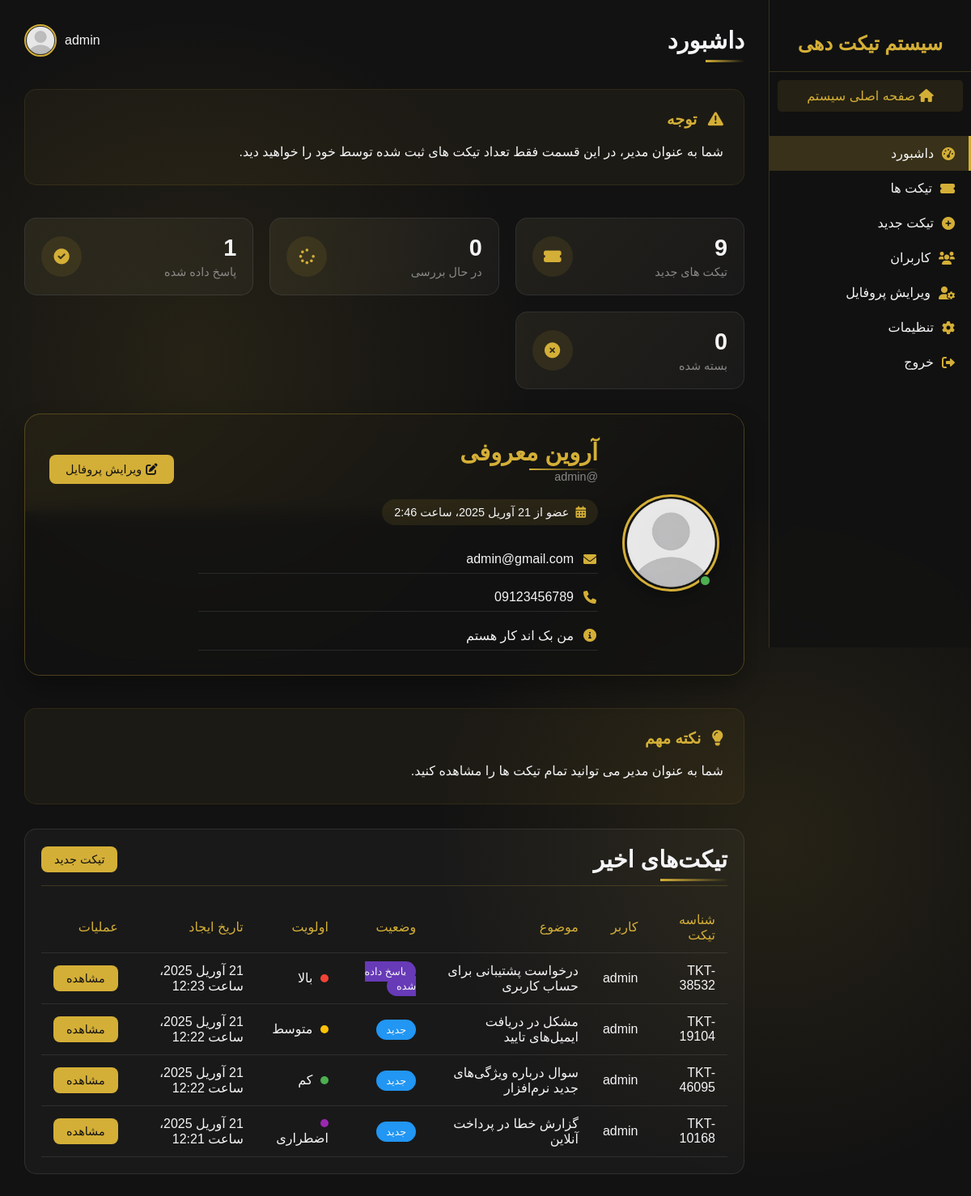
The page /dashboard/ (signed in) on the database its author committed.
### accounts/models.py (models this page shows, shortened)
class Profile(models.Model):
    user = models.OneToOneField(User, on_delete=models.CASCADE, related_name='profile', verbose_name="کاربر")
    first_name = models.CharField(max_length=100, null=True, blank=True, verbose_name='نام')
    last_name = models.CharField(max_length=100, null=True, blank=True, verbose_name='نام خانوادگی')
    email = models.EmailField(max_length=100, null=True, blank=True, verbose_name='ایمیل')
    about_me = models.CharField(max_length=250, null=True, blank=True, verbose_name='درباره من')
    phone = models.CharField(max_length=14, null=True, blank=True, verbose_name='شماره تلفن')
    image = models.ImageField(upload_to='accounts/profile', null=True, blank=True, verbose_name='تصویر پروفایل')
    created_at = models.DateTimeField(auto_now_add=True, verbose_name='تاریخ ایجاد')
    class Meta:
        verbose_name = 'پروفایل'
        verbose_name_plural = 'پروفایل ها'

### tickets/models.py (models this page shows, shortened)
class Ticket(models.Model):
    tid = ShortUUIDField(unique=True, length=5, max_length=20, prefix="TKT-", alphabet="0123456789", verbose_name="شناسه تیکت")
    subject = models.CharField(max_length=200, verbose_name="موضوع")
    user = models.ForeignKey(User, on_delete=models.CASCADE, related_name='tickets', verbose_name="کاربر")
    department = models.ForeignKey(Department, on_delete=models.SET_NULL, null=True, verbose_name="دپارتمان")
    priority = models.ForeignKey(TicketPriority, on_delete=models.SET_NULL, null=True, verbose_name="اولویت")
    status = models.ForeignKey(TicketStatus, on_delete=models.SET_NULL, null=True, verbose_name="وضعیت")
    created_at = models.DateTimeField(auto_now_add=True, verbose_name="تاریخ ایجاد")
    updated_at = models.DateTimeField(auto_now=True, verbose_name="تاریخ بروزرسانی")
    is_closed = models.BooleanField(default=False, verbose_name="بسته شده")
    closed_at = models.DateTimeField(null=True, blank=True, verbose_name="تاریخ بسته شدن")
    class Meta:
        verbose_name = "تیکت"
        verbose_name_plural = "تیکت‌ها"
        ordering = ['-created_at']

class TicketStatus(models.Model):
    name = models.CharField(max_length=50, verbose_name="نام وضعیت")
    color = models.CharField(max_length=20, verbose_name="کد رنگ")
    is_closed = models.BooleanField(default=False, verbose_name="وضعیت بسته شده")
    class Meta:
        verbose_name = "وضعیت تیکت"
        verbose_name_plural = "وضعیت ‌های تیکت"

class TicketPriority(models.Model):
    name = models.CharField(max_length=50, verbose_name="نام اولویت")
    color = models.CharField(max_length=20, verbose_name="کد رنگ")
    order = models.IntegerField(verbose_name="ترتیب")
    class Meta:
        verbose_name = "اولویت تیکت"
        verbose_name_plural = "اولویت ‌های تیکت"

### tickets/views.py (the view)
# urls.py: path('dashboard/', include('tickets.urls')),
@login_required
def dashboard(request):
    ticket_stats = {
        'new': Ticket.objects.filter(user=request.user, status__name='جدید').count(),
        'in_progress': Ticket.objects.filter(user=request.user, status__name='در حال بررسی').count(),
        'answered': Ticket.objects.filter(user=request.user, status__name='پاسخ داده شده').count(),
        'closed': Ticket.objects.filter(user=request.user, status__name='بسته شده').count(),
    }
    profile = Profile.objects.get(user=request.user)
    last_message_subquery = TicketMessage.objects.filter(ticket=OuterRef('pk')).order_by('-created_at').values('created_at')[:1]
    if request.user.is_staff or request.user.is_superuser:
        recent_tickets = Ticket.objects.annotate(last_message_date=Subquery(last_message_subquery)).order_by('-last_message_date')[:4]
    else:
        recent_tickets = Ticket.objects.filter(user=request.user).annotate(last_message_date=Subquery(last_message_subquery)).order_by('-last_message_date')[:4]
    context = {
        'ticket_stats': ticket_stats,
        'profile': profile,
        'recent_tickets': recent_tickets,
        'is_admin': request.user.is_staff or request.user.is_superuser,
    }
    return render(request, 'tickets/home.html', context)

### tickets/templates/tickets/home.html (shortened to what this page needs)
{% extends 'dashboard.html' %}
{% load static %}
{% load jalali_tags %}
{% block content %}
    <div class="main-content">
        <div class="header">
            <h2>داشبورد</h2>
            <div class="user-info">
                <span>{{ request.user.username }}</span>
                {% if request.user.profile.image %}
                    <img src="{{ request.user.profile.image.url }}" alt="{{ request.user.username }}">
                {% else %}
                    <img src="{% static 'images/profile.png' %}" alt="{{ request.user.username }}">
                {% endif %}
            </div>
        </div>
        {% if is_admin %}
            <div id="admin-notice" style="margin-top: 40px; margin-bottom: 40px; background-color: rgba(212, 175, 55, 0.05); border-radius: 15px; padding: 25px; border: 1px solid rgba(212, 175, 55, 0.1);">
                <h3 style="color: #D4AF37; margin-bottom: 15px; font-size: 1.2rem;">
                    <i class="fas fa-warning" style="margin-left: 8px;"></i>
                    توجه
                </h3>
                <p style="color: var(--light-text); line-height: 1.8;">
                    شما به عنوان مدیر، در این قسمت فقط تعداد تیکت های ثبت شده توسط خود را خواهید دید.
                </p>
            </div>
        {% endif %}
        <div class="cards">
            <div class="card">
                <div class="card-header">
                    <div>
                        <h3>{{ ticket_stats.new }}</h3>
                        <p>تیکت ‌های جدید</p>
                    </div>
                    <div class="card-icon blue">
                        <i class="fas fa-ticket-alt"></i>
                    </div>
                </div>
            </div>
            <div class="card">
                <div class="card-header">
                    <div>
                        <h3>{{ ticket_stats.in_progress }}</h3>
                        <p>در حال بررسی</p>
                    </div>
                    <div class="card-icon orange">
                        <i class="fas fa-spinner"></i>
                    </div>
                </div>
            </div>
            <div class="card">
                <div class="card-header">
                    <div>
                        <h3>{{ ticket_stats.answered }}</h3>
                        <p>پاسخ داده شده</p>
                    </div>
                    <div class="card-icon green">
                        <i class="fas fa-check-circle"></i>
                    </div>
                </div>
            </div>
            <div class="card">
                <div class="card-header">
                    <div>
                        <h3>{{ ticket_stats.closed }}</h3>
                        <p>بسته شده</p>
                    </div>
                    <div class="card-icon red">
                        <i class="fas fa-times-circle"></i>
                    </div>
                </div>
            </div>
        </div>
        <div class="profile-card" style="margin-bottom: 30px;">
            <div class="profile-background"
                 style="background: linear-gradient(135deg, rgba(212, 175, 55, 0.3), rgba(18, 18, 18, 0.7));"></div>
            <div class="profile-content">
                <div class="profile-image-container">
                    {% if profile.image %}
                        <img src="{{ profile.image.url }}" alt="{{ profile.username }}" class="profile-image">
                    {% else %}
                        <img src="{% static 'images/profile.png' %}" alt="{{ profile.username }}" class="profile-image">
                    {% endif %}
                    <div class="profile-status"></div>
                </div>
                <div class="profile-info">
                    <h2 class="profile-name">
                        {% if profile.first_name and profile.last_name %}
                            {{ profile.first_name }} {{ profile.last_name }}
                        {% else %}
                            نام و نام خانوادگی کامل ثبت نشده
                        {% endif %}
                    </h2>
                    <p class="profile-username">@{{ profile.user.username }}</p>
                    <div class="profile-stats">
                        <div class="stat-item">
                            <i class="fas fa-calendar-alt"></i>
                            <span>عضو از {{ request.user.date_joined|to_jalali:'%Y/%m/%d' }}</span>
                        </div>
                    </div>
                    <div class="profile-details">
                        <div class="detail-item">
                            <i class="fas fa-envelope"></i>
                            <span>{{ profile.email|default:"ثبت نشده" }}</span>
                        </div>
                        <div class="detail-item">
                            <i class="fas fa-phone"></i>
                            <span>{{ profile.phone|default:"ثبت نشده" }}</span>
                        </div>
                        <div class="detail-item">
                            <i class="fas fa-info-circle"></i>
                            <span>{{ profile.about_me|default:"توضیحاتی ثبت نشده" }}</span>
                        </div>
                    </div>
                </div>
                <a href="{% url 'tickets:edit_profile' request.user.profile.user.username %}" style="text-decoration: none" class="btn btn-primary profile-edit-btn">
                    <i class="fas fa-edit"></i> ویرایش پروفایل
                </a>
            </div>
        </div>
        {% if is_admin %}
            <div style="margin-top: 40px; background-color: rgba(212, 175, 55, 0.05); border-radius: 15px; padding: 25px; border: 1px solid rgba(212, 175, 55, 0.1);">
                <h3 style="color: #D4AF37; margin-bottom: 15px; font-size: 1.2rem;">
                    <i class="fas fa-lightbulb" style="margin-left: 8px;"></i>
                    نکته مهم
                </h3>
                <p style="color: var(--light-text); line-height: 1.8;">
                    شما به عنوان مدیر می ‌توانید تمام تیکت‌ ها را مشاهده کنید.
                </p>
            </div>
        {% endif %}
        <div class="ticket-table">
            <div class="header">
                <h2>تیکت‌های اخیر</h2>
                <a href="{% url 'tickets:new_ticket' %}" style="text-decoration: none" class="btn btn-primary">تیکت
                    جدید</a>
            </div>
            <table>
                <thead>
                <tr>
                    <th>شناسه تیکت</th>
                    {% if is_admin %}
                        <th>کاربر</th>
                    {% endif %}
                    <th>موضوع</th>
                    <th>وضعیت</th>
                    <th>اولویت</th>
                    <th>تاریخ ایجاد</th>
                    <th>عملیات</th>
                </tr>
                </thead>
                <tbody>
                {% if recent_tickets %}
                    {% for ticket in recent_tickets %}
                        <tr>
                            <td>{{ ticket.tid }}</td>
                            {% if is_admin %}
                                <td>{{ ticket.user.username }}</td>
                            {% endif %}
                            <td>{{ ticket.subject }}</td>
                            <td><span class="status"
                                      style="background-color: {{ ticket.status.color }}">{{ ticket.status.name }}</span>
                            </td>
                            <td><span class="priority"
                                      style="background-color: {{ ticket.priority.color }}"></span> {{ ticket.priority.name }}
                            </td>
                            <td>{{ ticket.created_at|to_jalali:'%Y/%m/%d' }}</td>
                            <td>
                                <a href="{% url 'tickets:ticket_detail' ticket.tid %}" style="text-decoration: none"
                                   class="btn btn-primary">مشاهده</a>
                            </td>
                        </tr>
                    {% endfor %}
                {% endif %}
                </tbody>
            </table>
        </div>
    </div>
{% endblock %}

### templates/dashboard.html (shortened to what this page needs)
{% load static %}
<!DOCTYPE html>
<html lang="fa" dir="rtl">
<head>
    <link rel="stylesheet" href="{% static 'css/dashboard.css' %}">
    <link rel="stylesheet" href="https://cdnjs.cloudflare.com/ajax/libs/font-awesome/6.0.0-beta3/css/all.min.css">
</head>
<body>
    <div class="sidebar">
        <div class="sidebar-header">
            <h3>سیستم تیکت ‌دهی</h3>
        </div>
        <div class="sidebar-promo" style="background: rgba(212, 175, 55, 0.1); padding: 10px; margin: 10px; border-radius: 5px; text-align: center;">
            <a href="{% url 'core:home' %}" style="color: #D4AF37; text-decoration: none;">
                <i class="fas fa-home"></i> صفحه اصلی سیستم
            </a>
        </div>
        <div class="sidebar-menu">
            <ul>
                <li class="{% if request.resolver_match.url_name == 'dashboard' %}active{% endif %}">
                    <a href="{% url 'tickets:dashboard' %}">
                        <i class="fas fa-tachometer-alt"></i>
                        <span>داشبورد</span>
                    </a>
                </li>
                <li class="{% if request.resolver_match.url_name == 'ticket_list' %}active{% endif %}">
                    <a href="{% url 'tickets:ticket_list' %}">
                        <i class="fas fa-ticket-alt"></i>
                        <span>تیکت ‌ها</span>
                    </a>
                </li>
                <li class="{% if request.resolver_match.url_name == 'new_ticket' %}active{% endif %}">
                    <a href="{% url 'tickets:new_ticket' %}">
                        <i class="fas fa-plus-circle"></i>
                        <span>تیکت جدید</span>
                    </a>
                </li>
                {% if request.user.is_superuser %}
                    <li class="{% if request.resolver_match.url_name == 'user_list' %}active{% endif %}">
                    <a href="{% url 'tickets:user_list' %}">
                        <i class="fas fa-users"></i>
                        <span>کاربران</span>
                    </a>
                </li>
                {% endif %}
                <li class="{% if request.resolver_match.url_name == 'edit_profile' %}active{% endif %}">
                    <a href="{% url 'tickets:edit_profile' request.user.profile.user.username %}">
                        <i class="fas fa-user-cog"></i>
                        <span>ویرایش پروفایل</span>
                    </a>
                </li>
                <li class="{% if request.resolver_match.url_name == 'change_password' %}active{% endif %}">
                    <a href="{% url 'tickets:change_password' %}">
                        <i class="fas fa-cog"></i>
                        <span>تنظیمات</span>
                    </a>
                </li>
                <li>
                    <a href="{% url 'account:logout' %}">
                        <i class="fas fa-sign-out-alt"></i>
                        <span>خروج</span>
                    </a>
                </li>
            </ul>
        </div>
    </div>
    {% block content %}{% endblock %}
</body>
</html>

### rows shown on the page
Profile: first_name "آروین", last_name "معروفی", user.username "admin", email "admin@gmail.com", phone "09123456789", about_me "من بک اند کار هستم"
Ticket: tid "TKT-38532", user.username "admin", subject "درخواست پشتیبانی برای حساب کاربری", status.name "پاسخ داده شده", priority.name "بالا", created_at|to_jalali "21 آوریل 2025، ساعت 12:23"
Ticket: tid "TKT-19104", user.username "admin", subject "مشکل در دریافت ایمیل‌های تایید", status.name "جدید", priority.name "متوسط", created_at|to_jalali "21 آوریل 2025، ساعت 12:22"
Ticket: tid "TKT-46095", user.username "admin", subject "سوال درباره ویژگی‌های جدید نرم‌افزار", status.name "جدید", priority.name "کم", created_at|to_jalali "21 آوریل 2025، ساعت 12:22"
Ticket: tid "TKT-10168", user.username "admin", subject "گزارش خطا در پرداخت آنلاین", status.name "جدید", priority.name "اضطراری", created_at|to_jalali "21 آوریل 2025، ساعت 12:21"

### other values the page prints
{{ request.user.username }} "admin"
{{ ticket_stats.new }} "9"
{{ ticket_stats.in_progress }} "0"
{{ ticket_stats.answered }} "1"
{{ ticket_stats.closed }} "0"
{{ request.user.date_joined|to_jalali:'%Y/%m/%d' }} "21 آوریل 2025، ساعت 2:46"
